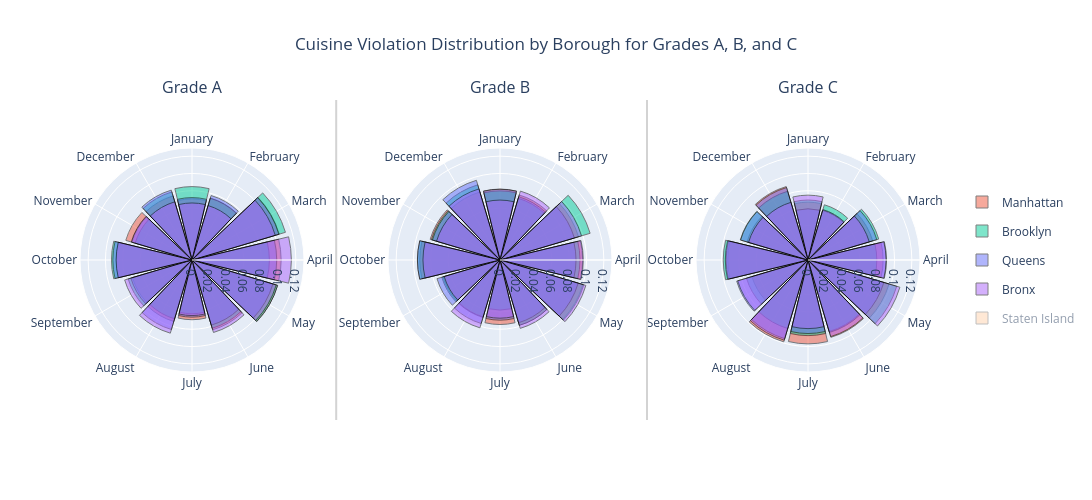

Notebook source saved alongside this figure:
### Markdown cell above
### Polar plots showing monthly distribution of health grades

### Code cell
# --------- Three subplots as polarplots for grade A,B and C -------- #

fig = make_subplots(
    rows=1, cols=3,
    specs=[[{'type': 'polar'}]*3],
    subplot_titles=["Grade A", "Grade B", "Grade C"],
    horizontal_spacing=0.1
)

grades = ['A', 'B', 'C']
months = ['January', 'February', 'March', 'April', 'May', 'June',
          'July', 'August', 'September', 'October', 'November', 'December']
Boro = [boro for boro in fixed_borough_order if boro in data_grade['Boro'].unique()]
max_r = 0.12 

color_map = {
    'Queens': '#636EFA',
    'Manhattan': '#EF553B',
    'Brooklyn': '#00CC96',
    'Bronx': '#AB63FA',
    'Staten Island': '#FFA15A'
}

# Plot each grade in a separate polar subplot
for idx, grade in enumerate(grades, start=1):
    data_used = data_grade[data_grade['Grade'] == grade]
    
    for boro in Boro:
        data_cuisine = data_used[data_used['Boro'] == boro]
        month_counts = data_cuisine['Month'].value_counts().reindex(range(1, 13), fill_value=0)
        normalized_counts = month_counts / month_counts.sum() if month_counts.sum() else month_counts
        max_r = max(max_r, normalized_counts.max())
        
        fig.add_trace(go.Barpolar(
            r=normalized_counts.values,
            theta=months,
            base=[0]*12,
            opacity=0.5,
            name=boro,
            marker_color=color_map.get(boro, '#CCCCCC'),
            marker_line_color="black",
            marker_line_width=1,
            visible='legendonly' if boro == 'Staten Island' else True,
            legendgroup=boro,
            showlegend=(idx == 1),
            hovertemplate='Month: %{theta}<br>Percentage: %{r:.2%}<extra></extra>'
        ), row=1, col=idx)

# Layout adjustments
fig.update_layout(
    title='Cuisine Violation Distribution by Borough for Grades A, B, and C',
    title_x=0.5,
    polar=dict(
        radialaxis=dict(visible=True, range=[0, max_r]),
        angularaxis=dict(direction="clockwise", period=12)
    ),
    polar2=dict(
        radialaxis=dict(visible=True, range=[0, max_r]),
        angularaxis=dict(direction="clockwise", period=12)
    ),
    polar3=dict(
        radialaxis=dict(visible=True, range=[0, max_r]),
        angularaxis=dict(direction="clockwise", period=12)
    ),
    showlegend=True,
    legend=dict(
        x=1.05,
        y=0.5,
        xanchor='left',
        yanchor='middle',
        orientation='v'
    ),
    width=1300, 
    height=500,
)

fig.add_shape(
    type="line",
    x0=0.305, x1=0.305, y0=0, y1=1,
    xref="paper", yref="paper",
    line=dict(color="lightgray", width=2)
)

fig.add_shape(
    type="line",
    x0=0.675, x1=0.675, y0=0, y1=1,
    xref="paper", yref="paper",
    line=dict(color="lightgray", width=2)
)

fig.show()

# ------- Export to HTML ------- #
fig.write_html("polarplots.html")

### Figure 1 — Plotly figure (JSON) as saved in the notebook; plotly's stock layout.template omitted (floating-point values rounded to 4 significant figures)
{"data": [{"base": [0, 0, 0, 0, 0, 0, 0, 0, 0, 0, 0, 0], "hovertemplate": "Month: %{theta}<br>Percentage: %{r:.2%}<extra></extra>", "legendgroup": "Manhattan", "marker": {"color": "#EF553B", "line": {"color": "black", "width": 1}}, "name": "Manhattan", "opacity": 0.5, "r": [0.0706, 0.07473, 0.1052, 0.103, 0.1032, 0.0841, 0.06898, 0.07404, 0.07173, 0.08747, 0.07985, 0.07716], "showlegend": true, "subplot": "polar", "theta": ["January", "February", "March", "April", "May", "June", "July", "August", "September", "October", "November", "December"], "type": "barpolar", "visible": true}, {"base": [0, 0, 0, 0, 0, 0, 0, 0, 0, 0, 0, 0], "hovertemplate": "Month: %{theta}<br>Percentage: %{r:.2%}<extra></extra>", "legendgroup": "Brooklyn", "marker": {"color": "#00CC96", "line": {"color": "black", "width": 1}}, "name": "Brooklyn", "opacity": 0.5, "r": [0.08479, 0.07433, 0.1126, 0.08939, 0.1032, 0.08222, 0.06211, 0.07088, 0.0769, 0.09303, 0.06849, 0.08204], "showlegend": true, "subplot": "polar", "theta": ["January", "February", "March", "April", "May", "June", "July", "August", "September", "October", "November", "December"], "type": "barpolar", "visible": true}, {"base": [0, 0, 0, 0, 0, 0, 0, 0, 0, 0, 0, 0], "hovertemplate": "Month: %{theta}<br>Percentage: %{r:.2%}<extra></extra>", "legendgroup": "Queens", "marker": {"color": "#636EFA", "line": {"color": "black", "width": 1}}, "name": "Queens", "opacity": 0.5, "r": [0.07209, 0.07771, 0.1047, 0.09784, 0.0975, 0.0785, 0.06601, 0.08378, 0.07366, 0.09143, 0.07254, 0.08423], "showlegend": true, "subplot": "polar", "theta": ["January", "February", "March", "April", "May", "June", "July", "August", "September", "October", "November", "December"], "type": "barpolar", "visible": true}, {"base": [0, 0, 0, 0, 0, 0, 0, 0, 0, 0, 0, 0], "hovertemplate": "Month: %{theta}<br>Percentage: %{r:.2%}<extra></extra>", "legendgroup": "Bronx", "marker": {"color": "#AB63FA", "line": {"color": "black", "width": 1}}, "name": "Bronx", "opacity": 0.5, "r": [0.06588, 0.06559, 0.1004, 0.1148, 0.1015, 0.08736, 0.06418, 0.08821, 0.08114, 0.08764, 0.07323, 0.07012], "showlegend": true, "subplot": "polar", "theta": ["January", "February", "March", "April", "May", "June", "July", "August", "September", "October", "November", "December"], "type": "barpolar", "visible": true}, {"base": [0, 0, 0, 0, 0, 0, 0, 0, 0, 0, 0, 0], "hovertemplate": "Month: %{theta}<br>Percentage: %{r:.2%}<extra></extra>", "legendgroup": "Staten Island", "marker": {"color": "#FFA15A", "line": {"color": "black", "width": 1}}, "name": "Staten Island", "opacity": 0.5, "r": [0.1019, 0.09074, 0.1025, 0.1057, 0.08825, 0.07209, 0.06153, 0.08825, 0.06339, 0.07955, 0.07085, 0.0752], "showlegend": true, "subplot": "polar", "theta": ["January", "February", "March", "April", "May", "June", "July", "August", "September", "October", "November", "December"], "type": "barpolar", "visible": "legendonly"}, {"base": [0, 0, 0, 0, 0, 0, 0, 0, 0, 0, 0, 0], "hovertemplate": "Month: %{theta}<br>Percentage: %{r:.2%}<extra></extra>", "legendgroup": "Manhattan", "marker": {"color": "#EF553B", "line": {"color": "black", "width": 1}}, "name": "Manhattan", "opacity": 0.5, "r": [0.08191, 0.07832, 0.09459, 0.09535, 0.09989, 0.0787, 0.07454, 0.06924, 0.06867, 0.0927, 0.08418, 0.08191], "showlegend": false, "subplot": "polar2", "theta": ["January", "February", "March", "April", "May", "June", "July", "August", "September", "October", "November", "December"], "type": "barpolar", "visible": true}, {"base": [0, 0, 0, 0, 0, 0, 0, 0, 0, 0, 0, 0], "hovertemplate": "Month: %{theta}<br>Percentage: %{r:.2%}<extra></extra>", "legendgroup": "Brooklyn", "marker": {"color": "#00CC96", "line": {"color": "black", "width": 1}}, "name": "Brooklyn", "opacity": 0.5, "r": [0.07982, 0.07433, 0.1086, 0.09238, 0.101, 0.07878, 0.05784, 0.06857, 0.07014, 0.09526, 0.0827, 0.09055], "showlegend": false, "subplot": "polar2", "theta": ["January", "February", "March", "April", "May", "June", "July", "August", "September", "October", "November", "December"], "type": "barpolar", "visible": true}, {"base": [0, 0, 0, 0, 0, 0, 0, 0, 0, 0, 0, 0], "hovertemplate": "Month: %{theta}<br>Percentage: %{r:.2%}<extra></extra>", "legendgroup": "Queens", "marker": {"color": "#636EFA", "line": {"color": "black", "width": 1}}, "name": "Queens", "opacity": 0.5, "r": [0.08171, 0.07622, 0.08963, 0.0878, 0.09421, 0.07561, 0.06951, 0.07652, 0.07591, 0.09543, 0.0814, 0.09604], "showlegend": false, "subplot": "polar2", "theta": ["January", "February", "March", "April", "May", "June", "July", "August", "September", "October", "November", "December"], "type": "barpolar", "visible": true}, {"base": [0, 0, 0, 0, 0, 0, 0, 0, 0, 0, 0, 0], "hovertemplate": "Month: %{theta}<br>Percentage: %{r:.2%}<extra></extra>", "legendgroup": "Bronx", "marker": {"color": "#AB63FA", "line": {"color": "black", "width": 1}}, "name": "Bronx", "opacity": 0.5, "r": [0.06922, 0.08306, 0.09822, 0.09624, 0.1035, 0.0824, 0.06724, 0.08174, 0.06724, 0.08899, 0.07647, 0.0857], "showlegend": false, "subplot": "polar2", "theta": ["January", "February", "March", "April", "May", "June", "July", "August", "September", "October", "November", "December"], "type": "barpolar", "visible": true}, {"base": [0, 0, 0, 0, 0, 0, 0, 0, 0, 0, 0, 0], "hovertemplate": "Month: %{theta}<br>Percentage: %{r:.2%}<extra></extra>", "legendgroup": "Staten Island", "marker": {"color": "#FFA15A", "line": {"color": "black", "width": 1}}, "name": "Staten Island", "opacity": 0.5, "r": [0.08999, 0.07983, 0.1074, 0.07257, 0.08708, 0.06676, 0.07983, 0.06096, 0.06967, 0.1219, 0.07257, 0.09144], "showlegend": false, "subplot": "polar2", "theta": ["January", "February", "March", "April", "May", "June", "July", "August", "September", "October", "November", "December"], "type": "barpolar", "visible": "legendonly"}, {"base": [0, 0, 0, 0, 0, 0, 0, 0, 0, 0, 0, 0], "hovertemplate": "Month: %{theta}<br>Percentage: %{r:.2%}<extra></extra>", "legendgroup": "Manhattan", "marker": {"color": "#EF553B", "line": {"color": "black", "width": 1}}, "name": "Manhattan", "opacity": 0.5, "r": [0.06681, 0.05991, 0.07791, 0.08679, 0.09763, 0.0932, 0.09689, 0.09862, 0.06755, 0.0927, 0.07347, 0.08851], "showlegend": false, "subplot": "polar3", "theta": ["January", "February", "March", "April", "May", "June", "July", "August", "September", "October", "November", "December"], "type": "barpolar", "visible": true}, {"base": [0, 0, 0, 0, 0, 0, 0, 0, 0, 0, 0, 0], "hovertemplate": "Month: %{theta}<br>Percentage: %{r:.2%}<extra></extra>", "legendgroup": "Brooklyn", "marker": {"color": "#00CC96", "line": {"color": "black", "width": 1}}, "name": "Brooklyn", "opacity": 0.5, "r": [0.06928, 0.06657, 0.08524, 0.07952, 0.1069, 0.08614, 0.08735, 0.08253, 0.0741, 0.09789, 0.08163, 0.08283], "showlegend": false, "subplot": "polar3", "theta": ["January", "February", "March", "April", "May", "June", "July", "August", "September", "October", "November", "December"], "type": "barpolar", "visible": true}, {"base": [0, 0, 0, 0, 0, 0, 0, 0, 0, 0, 0, 0], "hovertemplate": "Month: %{theta}<br>Percentage: %{r:.2%}<extra></extra>", "legendgroup": "Queens", "marker": {"color": "#636EFA", "line": {"color": "black", "width": 1}}, "name": "Queens", "opacity": 0.5, "r": [0.05912, 0.0598, 0.08291, 0.09072, 0.0914, 0.08733, 0.08495, 0.0948, 0.08597, 0.09446, 0.08121, 0.08733], "showlegend": false, "subplot": "polar3", "theta": ["January", "February", "March", "April", "May", "June", "July", "August", "September", "October", "November", "December"], "type": "barpolar", "visible": true}, {"base": [0, 0, 0, 0, 0, 0, 0, 0, 0, 0, 0, 0], "hovertemplate": "Month: %{theta}<br>Percentage: %{r:.2%}<extra></extra>", "legendgroup": "Bronx", "marker": {"color": "#AB63FA", "line": {"color": "black", "width": 1}}, "name": "Bronx", "opacity": 0.5, "r": [0.07492, 0.0608, 0.07383, 0.09012, 0.1107, 0.09229, 0.07926, 0.09663, 0.08469, 0.09555, 0.07166, 0.06949], "showlegend": false, "subplot": "polar3", "theta": ["January", "February", "March", "April", "May", "June", "July", "August", "September", "October", "November", "December"], "type": "barpolar", "visible": true}, {"base": [0, 0, 0, 0, 0, 0, 0, 0, 0, 0, 0, 0], "hovertemplate": "Month: %{theta}<br>Percentage: %{r:.2%}<extra></extra>", "legendgroup": "Staten Island", "marker": {"color": "#FFA15A", "line": {"color": "black", "width": 1}}, "name": "Staten Island", "opacity": 0.5, "r": [0.1059, 0.06176, 0.05588, 0.06471, 0.08824, 0.08529, 0.1176, 0.1118, 0.07059, 0.1294, 0.05, 0.05882], "showlegend": false, "subplot": "polar3", "theta": ["January", "February", "March", "April", "May", "June", "July", "August", "September", "October", "November", "December"], "type": "barpolar", "visible": "legendonly"}], "layout": {"annotations": [{"font": {"size": 16}, "showarrow": false, "text": "Grade A", "x": 0.1333, "xanchor": "center", "xref": "paper", "y": 1, "yanchor": "bottom", "yref": "paper"}, {"font": {"size": 16}, "showarrow": false, "text": "Grade B", "x": 0.5, "xanchor": "center", "xref": "paper", "y": 1, "yanchor": "bottom", "yref": "paper"}, {"font": {"size": 16}, "showarrow": false, "text": "Grade C", "x": 0.8667, "xanchor": "center", "xref": "paper", "y": 1, "yanchor": "bottom", "yref": "paper"}], "height": 500, "legend": {"orientation": "v", "x": 1.05, "xanchor": "left", "y": 0.5, "yanchor": "middle"}, "polar": {"angularaxis": {"direction": "clockwise", "period": 12}, "domain": {"x": [0, 0.2667], "y": [0, 1]}, "radialaxis": {"range": [0, 0.1294], "visible": true}}, "polar2": {"angularaxis": {"direction": "clockwise", "period": 12}, "domain": {"x": [0.3667, 0.6333], "y": [0, 1]}, "radialaxis": {"range": [0, 0.1294], "visible": true}}, "polar3": {"angularaxis": {"direction": "clockwise", "period": 12}, "domain": {"x": [0.7333, 1], "y": [0, 1]}, "radialaxis": {"range": [0, 0.1294], "visible": true}}, "shapes": [{"line": {"color": "lightgray", "width": 2}, "type": "line", "x0": 0.305, "x1": 0.305, "xref": "paper", "y0": 0, "y1": 1, "yref": "paper"}, {"line": {"color": "lightgray", "width": 2}, "type": "line", "x0": 0.675, "x1": 0.675, "xref": "paper", "y0": 0, "y1": 1, "yref": "paper"}], "showlegend": true, "title": {"text": "Cuisine Violation Distribution by Borough for Grades A, B, and C", "x": 0.5}, "width": 1300}}
